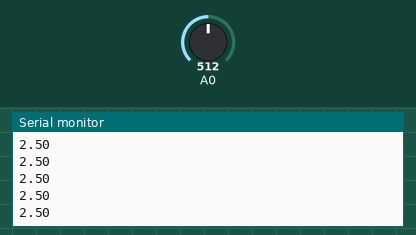
Recording of a sketch running on a simulated Arduino Uno, built with avr-gcc and run on an emulated ATmega328P. Shown: the last lines printed to the serial monitor. The inputs (shaded band) are chosen by the test bench; at power-on: A0 = 512.

Above: at 1.2 s.
1.3 s: A0 set to 716
At 1.8 s:
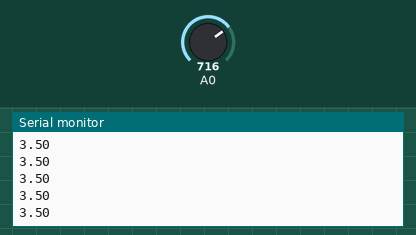
2.8 s: A0 set to 900
At 3.3 s:
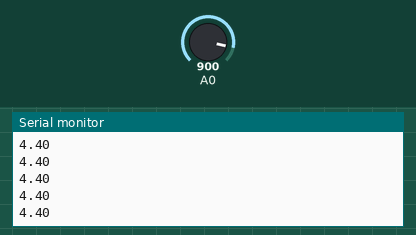
Timing chart, 0 to 5.8 s (numbered marks = the images above; inputs shaded):
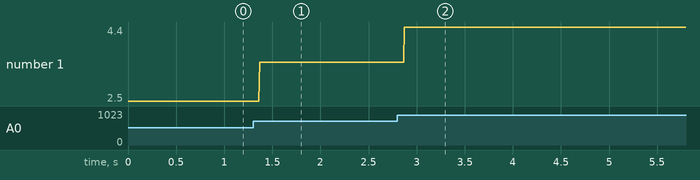

The sketch:

Test_Potentiometer.ino
```cpp
/*
 * Slightly modified code from: https://www.arduino.cc/en/Tutorial/ReadAnalogVoltage
 * Last modified 2/12/2016
 *
 * Purpose: Read voltage values determined by a linear potentiometer and display them
 * on the Serial Monitor for further analysis.
 */


void setup() {
/*
  After uploading to the arduino, open serial communication with
  the magnify glass symbol in the top right of the sketch
*/
  // Initialize serial communication at 9600 bits per second:
  Serial.begin(9600);
}

void loop() {
  // sensorValue is the number for the resistance value from the analoge pin A0
  // Output between 0 (off 0V) and 1023 (full on 5V)
  int sensorValue = analogRead(A0);    //int means exact number, can have better accuracy with float/double

  // resistance value is not voltage so do a quick computation (5V divided by 1023)
  float voltage = sensorValue * (5.0/1023.0);

  // print resistance value or voltage value
  //Serial.println(sensorValue);
  Serial.println(voltage);

  // delay in between reads for stability
  delay(1);
}
```

Measured:
- after the input at 1.3 s, the serial monitor: prints a new line after 0.07 s (image 1)
- after the input at 2.8 s, the serial monitor: prints a new line after 0.07 s (image 2)
- plotted number 1: 2.5 → 3.5 after the input at 1.3 s, 3.5 → 4.4 after the input at 2.8 s
